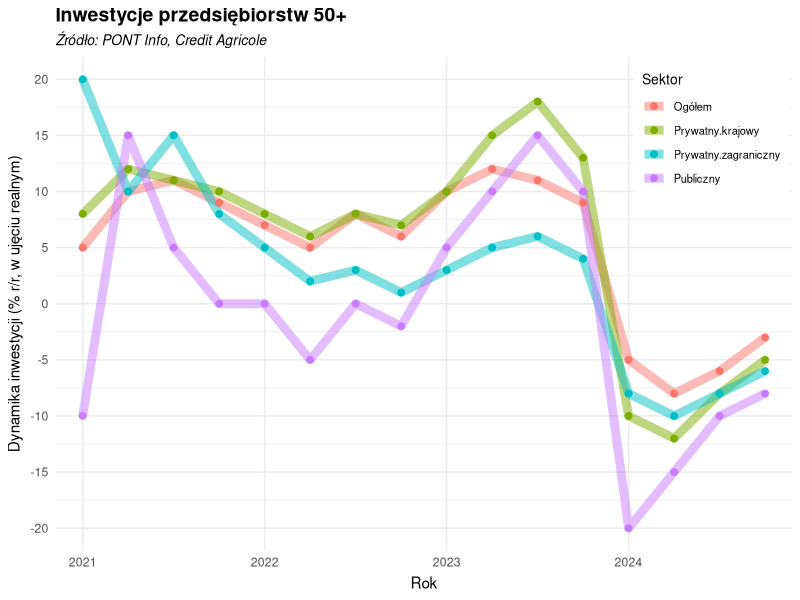

Write R code to recreate this figure.
library(ggplot2)
library(tidyr)
library(dplyr)


# Odtwarzam dane

dane <- data.frame(
  Kwartał = factor(c(
    "2021-Q1", "2021-Q2", "2021-Q3", "2021-Q4",
    "2022-Q1", "2022-Q2", "2022-Q3", "2022-Q4",
    "2023-Q1", "2023-Q2", "2023-Q3", "2023-Q4",
    "2024-Q1", "2024-Q2", "2024-Q3", "2024-Q4"
  ), levels = c(
    "2021-Q1", "2021-Q2", "2021-Q3", "2021-Q4",
    "2022-Q1", "2022-Q2", "2022-Q3", "2022-Q4",
    "2023-Q1", "2023-Q2", "2023-Q3", "2023-Q4",
    "2024-Q1", "2024-Q2", "2024-Q3", "2024-Q4"
  )),
  "Ogółem" = c(5,10,11,9,7,5,8,6,10,12,11,9,-5,-8,-6,-3),
  "Prywatny krajowy" = c(8,12,11,10,8,6,8,7,10,15,18,13,-10,-12,-8,-5),
  "Publiczny" = c(-10,15,5,0,0,-5,0,-2,5,10,15,10,-20,-15,-10,-8),
  "Prywatny zagraniczny" = c(20,10,15,8,5,2,3,1,3,5,6,4,-8,-10,-8,-6)
)

dane_long <- pivot_longer(dane, cols = -Kwartał, names_to = "Sektor", values_to = "Wartosc")

# Przygotowanie etykiet na osi X - tylko pierwsze kwartały
etykiety_x <- dane_long %>%
  filter(grepl("Q1", Kwartał)) %>%
  pull(Kwartał) %>%
  gsub("-Q1", "", .)


# rysowanie wykresu

ggplot(dane_long, aes(x = Kwartał, y = Wartosc, color = Sektor, group = Sektor)) +
  geom_line(size = 3,alpha=0.5) +
  geom_point(size = 2) +
  theme_minimal() +
  scale_x_discrete(
    breaks = dane_long$Kwartał[grepl("Q1", dane_long$Kwartał)],
    labels = etykiety_x
  ) +
  scale_y_continuous(breaks = seq(-25, 25, by = 5)) +
  labs(
    title = "Inwestycje przedsiębiorstw 50+",
    subtitle = "Źródło: PONT Info, Credit Agricole",
    x = "Rok",
    y = "Dynamika inwestycji (% r/r, w ujęciu realnym)",
    color = "Sektor"
  ) +
  theme(
    axis.text.x = element_text(angle = 0, hjust = 0.5),
    legend.position = c(0.89, 0.85),
    legend.background = element_rect(fill = "white", color = "white"),
    legend.title = element_text(size=10),
    legend.text = element_text(size=8),
plot.title = element_text(size = 14, face = "bold"),
    plot.subtitle = element_text(size = 10, face = "italic"),
    axis.title.x = element_text(margin = margin(t = 5)),
    axis.title.y = element_text(margin = margin(r = 5)) 
  )
